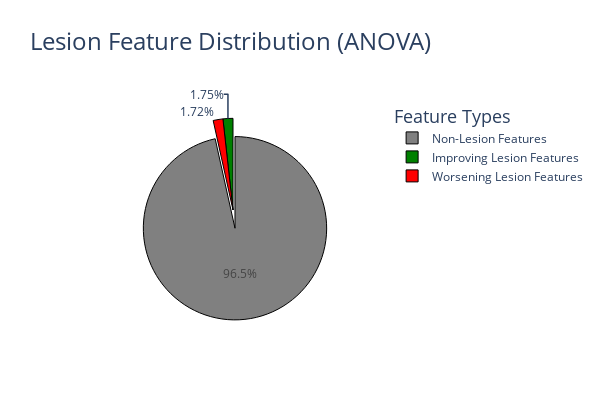
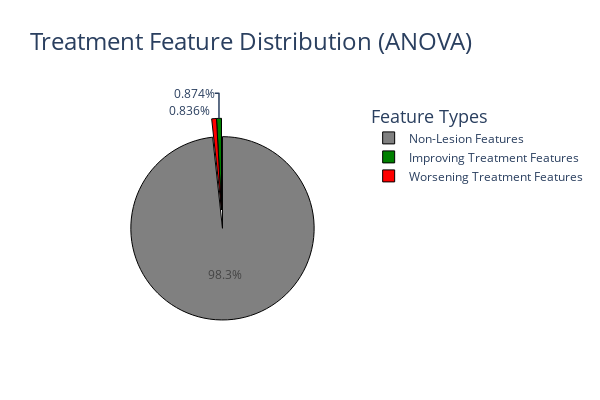

Notebook source saved alongside these figures, in order:
### Code cell
### USING ANOVA PAIRWISE TEST 
lesion_anova_df = treatment_effect_df[treatment_effect_df['Significance Healthy Left B vs Sick Left C'] != 'n.s.']
print(f"Number of significant features that describe the lesion (B pre vs C post): {lesion_anova_df.shape[0]}")

improving_lesion_anova_df = lesion_anova_df[lesion_anova_df['direction'] == 'towards_healthy']
avg_improving_effect_size = improving_lesion_anova_df['change_effect_size'].mean()
print(f"Number of significant lesion features that improve: {improving_lesion_anova_df.shape[0]}. Average effect size: {avg_improving_effect_size:.2f}")

worsening_lesion_anova_df = lesion_anova_df[lesion_anova_df['direction'] == 'away_from_healthy']
avg_worsening_effect_size = worsening_lesion_anova_df['change_effect_size'].mean()
print(f"Number of significant lesion features that worsen: {worsening_lesion_anova_df.shape[0]}. Average effect size: {avg_worsening_effect_size:.2f}")


print('-'*40)
treatment_anova_df = treatment_effect_df[treatment_effect_df['Significance Sick Left C vs Sick Left E'] != 'n.s.']
print(f"Number of significant features that describe the treatment effect (C post vs E post): {treatment_anova_df.shape[0]}")

improving_treatment_anova_df = treatment_anova_df[treatment_anova_df['direction'] == 'towards_healthy']
avg_improving_effect_size = improving_treatment_anova_df['change_effect_size'].mean()
print(f"Number of significant treatment features that improve: {improving_treatment_anova_df.shape[0]}. Average effect size: {avg_improving_effect_size:.2f}")

worsening_treatment_anova_df = treatment_anova_df[treatment_anova_df['direction'] == 'away_from_healthy']
avg_worsening_effect_size = worsening_treatment_anova_df['change_effect_size'].mean()
print(f"Number of significant treatment features that worsen: {worsening_treatment_anova_df.shape[0]}. Average effect size: {avg_worsening_effect_size:.2f}")

print('-'*40)

intersecting_features = set(treatment_anova_df['Feature']).intersection(set(lesion_anova_df['Feature']))

print('-'*40)
print(f"Number of intersecting features between the two comparisons: {len(intersecting_features)}")
print(f"Number of intersecting features that improve: {len(intersecting_features & set(improving_treatment_anova_df['Feature']))}")
print(f"Number of intersecting features that worsen: {len(intersecting_features & set(worsening_treatment_anova_df['Feature']))}")

## Use a venn diagram to display the features
venn2(subsets = (len(treatment_effect_df[treatment_effect_df['Significance Healthy Left B vs Sick Left C'] != 'n.s.']), len(treatment_effect_df[treatment_effect_df['Significance Sick Left C vs Sick Left E'] != 'n.s.']), len(intersecting_features)),
      set_labels = ('Lesion', 
                    'Treatment'),
      set_colors=("red",
                  "green"),alpha=0.7)

# add outline
venn2_circles(subsets=(len(treatment_effect_df[treatment_effect_df['Significance Healthy Left B vs Sick Left C'] != 'n.s.']), len(treatment_effect_df[treatment_effect_df['Significance Sick Left C vs Sick Left E'] != 'n.s.']), len(intersecting_features)))

plt.title("Venn Diagram of Lesion and Treatment Features (ANOVA)", fontsize=16)
# plt.savefig(os.path.join('./', 'venn_diagram_lesion_treatment.svg'), dpi=300, bbox_inches='tight')
plt.show()

## Lesion Feature Distribution pie
labels = ("Improving Lesion Features", "Worsening Lesion Features", "Non-Lesion Features")
sizes = (
    improving_lesion_anova_df.shape[0],
    worsening_lesion_anova_df.shape[0],
    treatment_effect_df[treatment_effect_df['Significance Healthy Left B vs Sick Left C'] == 'n.s.'].shape[0]
)
lesion_fig = go.Figure(
    data=[go.Pie(
        labels=labels, 
        values=sizes, 
        pull=[0, 0, 0.2],
        marker=dict(colors=['green', 'red', 'grey'], line=dict(color='black', width=1))
        )]
)
lesion_fig.update_layout(
    title_text="Lesion Feature Distribution (ANOVA)",
    title_font_size=24,
    legend_title_text="Feature Types",
    legend_title_font_size=18,
    height=400,
    width=600,
)

# lesion_fig.write_image(os.path.join('./', 'lesion_feature_distribution.svg'))
lesion_fig.show()

## Treatment Feature Distribution pie
labels = ("Improving Treatment Features", "Worsening Treatment Features", "Non-Lesion Features")
sizes = (
    improving_treatment_anova_df.shape[0],
    worsening_treatment_anova_df.shape[0],
    treatment_effect_df[treatment_effect_df['Significance Healthy Left B vs Sick Left C'] == 'n.s.'].shape[0]
)
treatment_fig = go.Figure(
    data=[go.Pie(
        labels=labels,
        values=sizes,
        pull=[0, 0, 0.2],
        marker=dict(colors=['green', 'red', 'grey'], line=dict(color='black', width=1))
    )]
)
treatment_fig.update_layout(
    title_text="Treatment Feature Distribution (ANOVA)",
    title_font_size=24,
    legend_title_text="Feature Types",
    legend_title_font_size=18,
    height=400,
    width=600,
)

# treatment_fig.write_image(os.path.join('./', 'treatment_feature_distribution.svg'))
treatment_fig.show()

### Figure 1 — Plotly figure (JSON) as saved in the notebook; plotly's stock layout.template omitted (floating-point values rounded to 4 significant figures)
{"data": [{"labels": ["Improving Lesion Features", "Worsening Lesion Features", "Non-Lesion Features"], "marker": {"colors": ["green", "red", "grey"], "line": {"color": "black", "width": 1}}, "pull": [0, 0, 0.2], "type": "pie", "values": [47, 46, 2587]}], "layout": {"height": 400, "legend": {"title": {"font": {"size": 18}, "text": "Feature Types"}}, "title": {"font": {"size": 24}, "text": "Lesion Feature Distribution (ANOVA)"}, "width": 600}}

### Figure 2 — Plotly figure (JSON) as saved in the notebook; plotly's stock layout.template omitted (floating-point values rounded to 4 significant figures)
{"data": [{"labels": ["Improving Treatment Features", "Worsening Treatment Features", "Non-Lesion Features"], "marker": {"colors": ["green", "red", "grey"], "line": {"color": "black", "width": 1}}, "pull": [0, 0, 0.2], "type": "pie", "values": [23, 22, 2587]}], "layout": {"height": 400, "legend": {"title": {"font": {"size": 18}, "text": "Feature Types"}}, "title": {"font": {"size": 24}, "text": "Treatment Feature Distribution (ANOVA)"}, "width": 600}}
